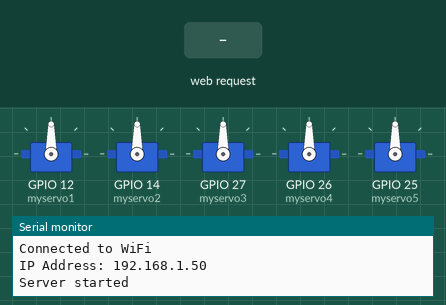
Recording of a sketch running on a simulated ESP32. On the bench: 5 × servo, the last lines printed to the serial monitor. The test bench sets the inputs (shaded band). WiFi joins after 1.5 s; servers stay silent unless stated; EEPROM starts erased.

Above: at 3.2 s.
3.3 s: HTTP request GET /buka received
At 3.7 s:
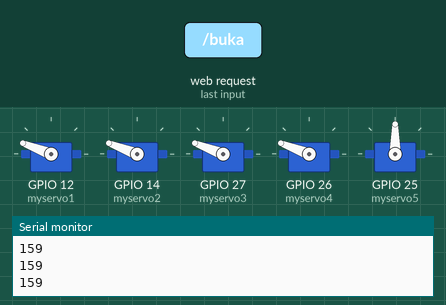
4.8 s: HTTP request GET /jimpit received
At 7.7 s:
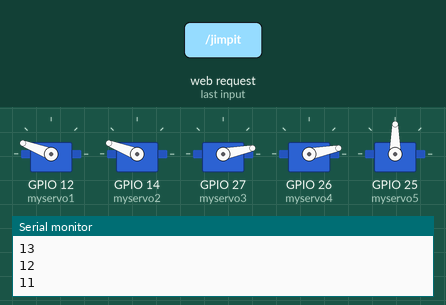
7.8 s: HTTP request GET /gengam received
At 10.4 s:
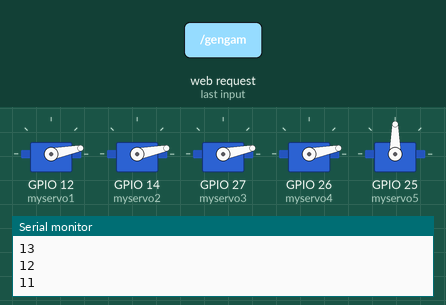
Timing chart, 0 to 11.9 s (numbered marks = the images above; inputs shaded):
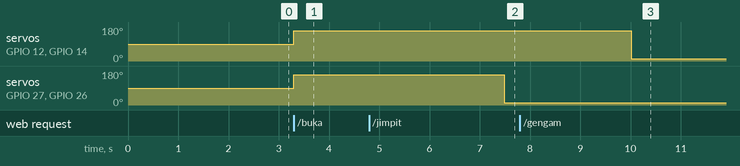

Measured:
- after the input at 3.3 s, servo on GPIO 12 (myservo1), servo on GPIO 14 (myservo2), servo on GPIO 27 (myservo3), servo on GPIO 26 (myservo4): 90° → 159° at once
- after the input at 4.8 s, servo on GPIO 27 (myservo3), servo on GPIO 26 (myservo4): 159° → 11° after 2.7 s
- after the input at 7.8 s, servo on GPIO 12 (myservo1), servo on GPIO 14 (myservo2): 159° → 11° after 2.2 s

The sketch:

servowifikoneksi.ino
```cpp
#include <WiFi.h>
#include <ESPAsyncWebServer.h>
#include <EEPROM.h>
#include <ESP32Servo.h>
#define EEPROM_SIZE 1

Servo myservo1;
Servo myservo2;
Servo myservo3;
Servo myservo4;
Servo myservo5;
Servo myservo6;

int speed = 15 ;

const char* ssid = "tanganrobot";
const char* password = "tanganrobot";
AsyncWebServer server(80);
void setup() {
 Serial.begin(115200);
 EEPROM.begin(EEPROM_SIZE);

  myservo1.setPeriodHertz(50);
  myservo2.setPeriodHertz(50);
  myservo3.setPeriodHertz(50);
  myservo4.setPeriodHertz(50);
  myservo5.setPeriodHertz(50);

  myservo1.attach(12);
  myservo2.attach(14);
  myservo3.attach(27);
  myservo4.attach(26);
  myservo5.attach(25);

  EEPROM.write(0,159);


 Serial.println("Connecting to WiFi...");
 WiFi.begin(ssid, password);
 int attempts = 0;
 while (WiFi.status() != WL_CONNECTED && attempts < 20) {  // Try for 20 seconds
   delay(1000);
   Serial.print(".");
   attempts++;
 }
 if (WiFi.status() == WL_CONNECTED) {
   Serial.println("\nConnected to WiFi");
   Serial.print("IP Address: ");
   Serial.println(WiFi.localIP());


    server.on("/buka", HTTP_GET, [](AsyncWebServerRequest *request){
    int epr =  EEPROM.read(0);
    Serial.println(epr);
    bk();
    String ot = String(epr);
    request->send(200, "text/plain", ot);
   });
    server.on("/jimpit", HTTP_GET, [](AsyncWebServerRequest *request){
    int epr =  EEPROM.read(0);
    Serial.println(epr);
    jp();
     String ot = String(epr);
     request->send(200, "text/plain", ot);
   });
   server.on("/gengam", HTTP_GET, [](AsyncWebServerRequest *request){
    int epr =  EEPROM.read(0);
    Serial.println(epr);
    String ot = String(epr);
     gg();
     request->send(200, "text/plain", ot);
   });

   server.begin();
   Serial.println("Server started");
 } else {
   Serial.println("\nFailed to connect to WiFi");
 }
}

  void bk(){
    int epr =  EEPROM.read(0);
    Serial.println(epr);
    if ( epr==157){
      for (int i = 10;i <=159; i +=1) {
          Serial.println(i);
          myservo1.write(i);
          myservo2.write(i);
          myservo3.write(i);
          myservo4.write(i);
          delay(speed);
          EEPROM.write(0, 159);
          EEPROM.commit();
          }
      }
 if ( epr==158){
      for (int i = 1; i <=159; i +=1) {
          Serial.println(i);
          myservo1.write(i);
          myservo2.write(i);
          myservo3.write(i);
          myservo4.write(i);
          delay(speed);
          EEPROM.write(0, 159);
          EEPROM.commit();
          }
      }

    if ( epr==159){
      for (int i = epr; i <=159; i +=1) {
          Serial.println(i);
          myservo1.write(i);
          myservo2.write(i);
          myservo3.write(i);
          myservo4.write(i);
          delay(speed);
          EEPROM.write(0, i);
          EEPROM.commit();
          }
      }

    if (epr == 11){
        for (int i = epr; i <=158; i +=1) {
          Serial.println(i);
          myservo3.write(i);
          myservo4.write(i);
          delay(speed);
          EEPROM.write(0,159);
          EEPROM.commit();
          }
        }
    if ( epr==10){
      for (int i = epr; i <=159; i +=1) {
          Serial.println(i);
          myservo1.write(i);
          myservo2.write(i);
          myservo3.write(i);
          myservo4.write(i);
          delay(speed);
          EEPROM.write(0, i);
          EEPROM.commit();
          }
      }


  }


  void gg(){
    int epr =  EEPROM.read(0);
    Serial.println(epr);


    if (epr ==11){
       for (int i = 158;i >= 11;i -=1) {
            Serial.println(i);
            myservo1.write(i);
            myservo2.write(i);
            delay(speed);
            }
            EEPROM.write(0, 157);
            EEPROM.commit();
        }

    //logika jimpit--12 10
    if (epr ==158){
       for (int i = epr; i >= 11;i -=1) {
            Serial.println(i);
            myservo1.write(i);
            myservo2.write(i);
            delay(speed);
            EEPROM.write(0, 157);
            EEPROM.commit();
            }
        }
     //logika buka--10
    if (epr == 159){
        for (int i = epr; i >= 10; i -=1) {
            Serial.println(i);
            myservo1.write(i);
            myservo2.write(i);
            myservo3.write(i);
            myservo4.write(i);
            delay(speed);
            EEPROM.write(0, i);
            EEPROM.commit();
            }
        }

    }

 void jp(){
    int epr =  EEPROM.read(0);
    Serial.println(epr);

    //logika jimpit bk 34
    if (epr == 159){
        for (int i = epr; i >= 11;i -=1) {
          Serial.println(i);
          myservo3.write(i);
          myservo4.write(i);
          delay(speed);
          EEPROM.write(0, i);
          EEPROM.commit();     }
        }


    if (epr == 157){
        for  (int i = 10; i <= 158; i +=1) {
          Serial.println(i);
          myservo1.write(i);
          myservo2.write(i);
          delay(speed);
          EEPROM.write(0,11);
          EEPROM.commit();     }
        }

   if (epr == 10){
    for (int i = epr; i <= 158; i +=1) {
         Serial.println(i);
          myservo1.write(i);
          myservo2.write(i);
          delay(speed);
          EEPROM.write(0,11);
          EEPROM.commit();
          }
        }
     }

void loop() {}
```
